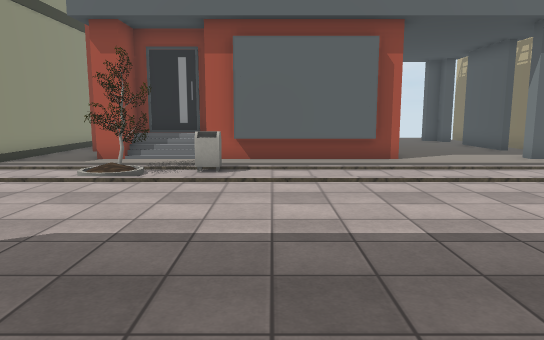
[1] (above)

20 first-person views from a walk through a scene from a Unity 3-D project. The camera is 1.5 m above the floor, tilts 8° down and sees 70° across. The floor is counted in squares, 1 m on a side. Each view is taken from the middle of a square. On the plan, view 1 faces up. The plan holds only what a view shows up to about 17 squares ahead; the rest is blank. The place goes on beyond the plan. The player is left out. Some surface patterns are stand-ins.

[2]
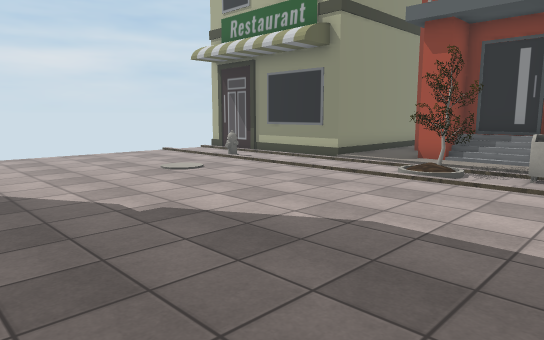

[3]
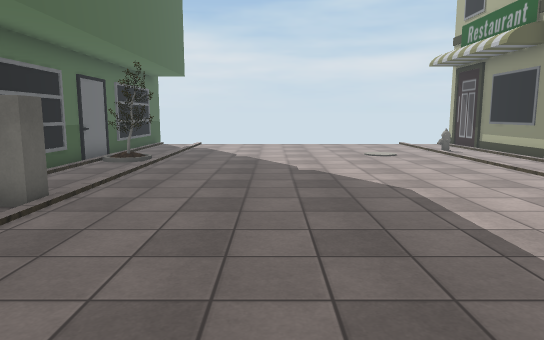

[4]
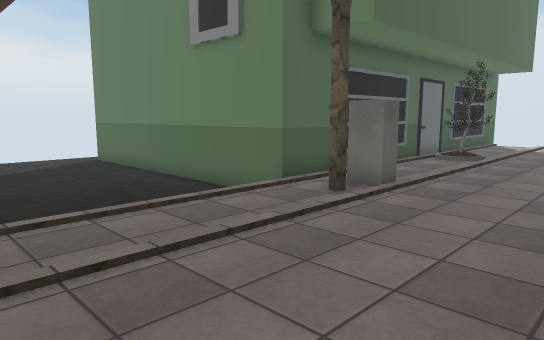

[5]
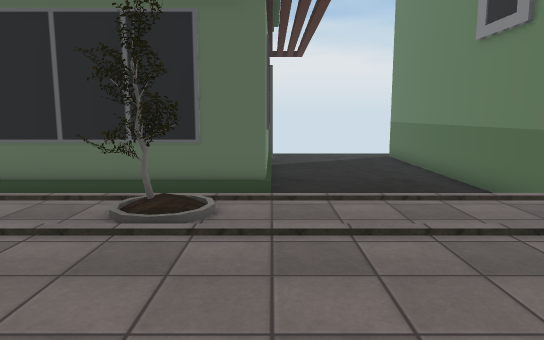

[6]
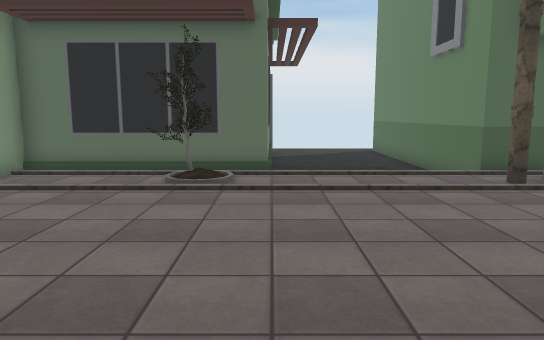

[7]
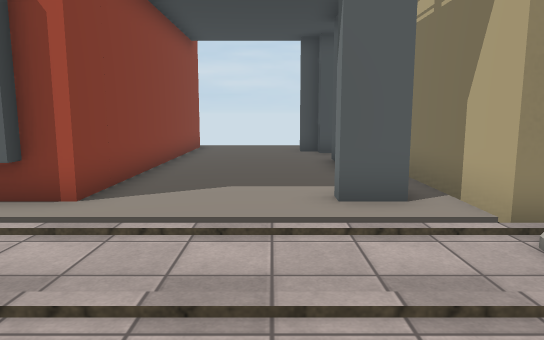

[8]
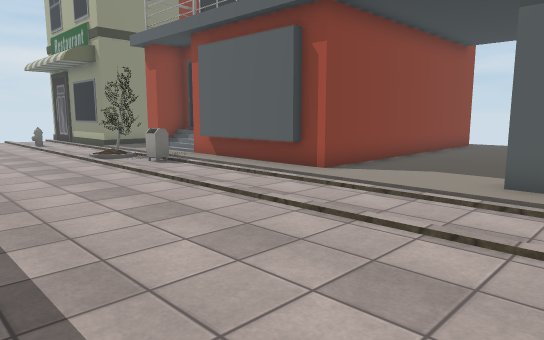

[9]
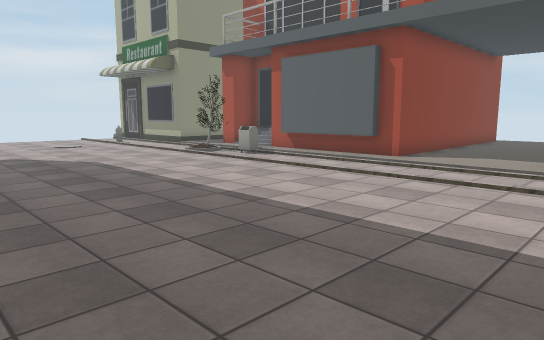

[10]
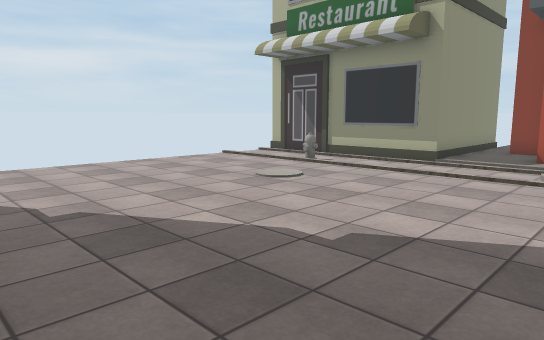

[11]
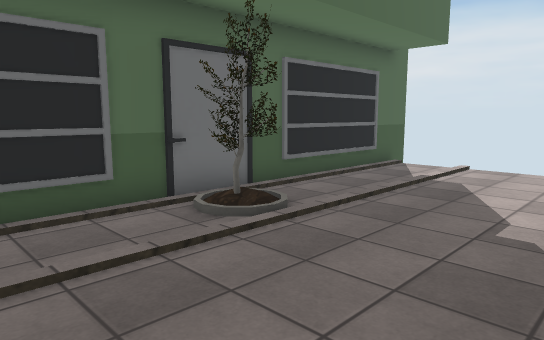

[12]
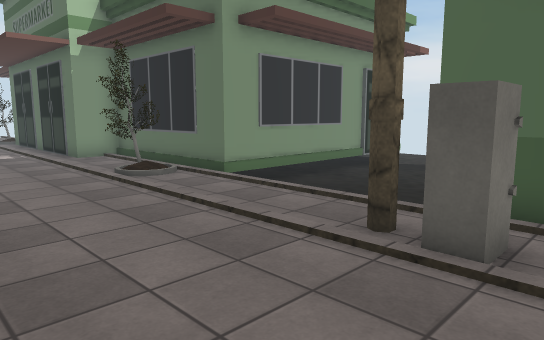

[13]
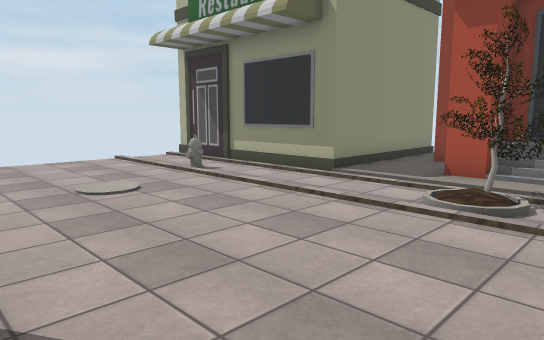

[14]
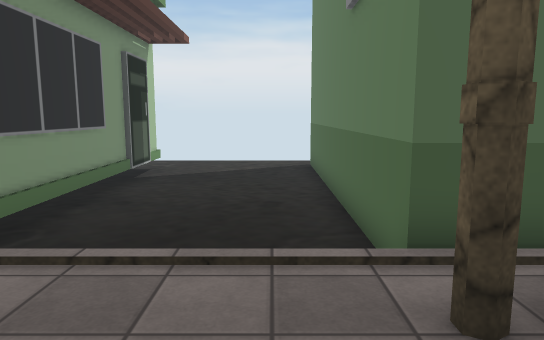

[15]
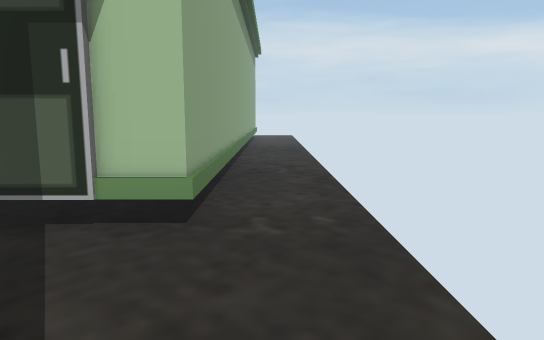

[16]
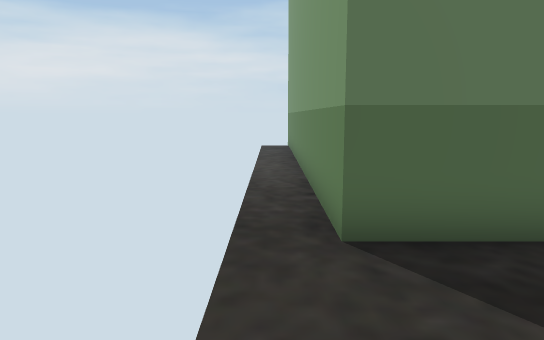

[17]
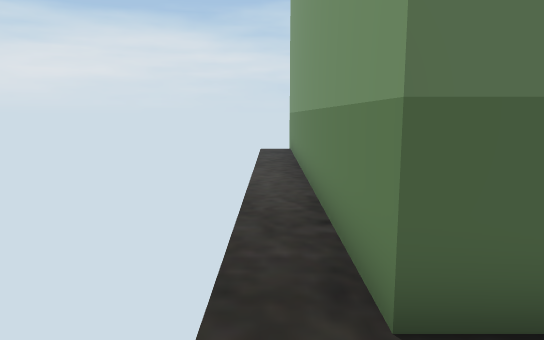

[18]
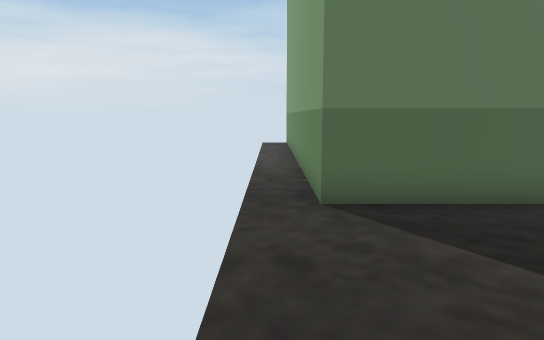

[19]
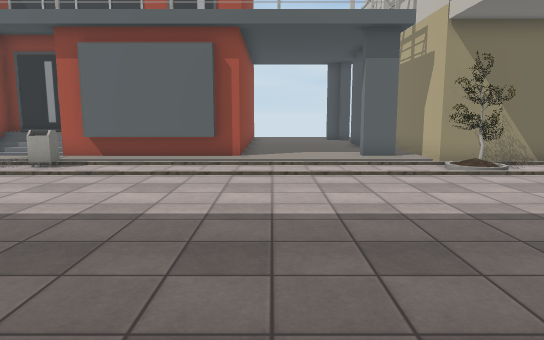

[20]
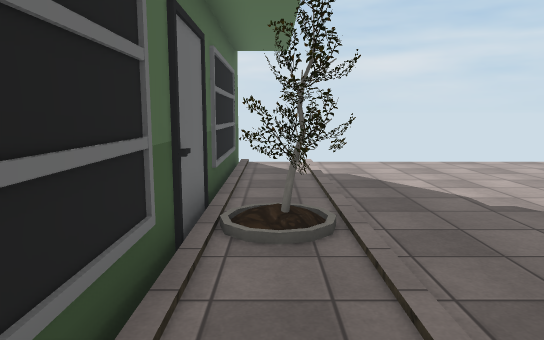

### Floor plan
Key: @ floor where view 1 was taken; # wall or solid block; . main floor; : floor 0.25 m higher than the main floor; - floor 0.5 m lower than the main floor; / step, stairs or slope; B building; O other object.
Columns run from 15 left of view 1 to 10 right of it. Each row starts with its distance up from view 1.
 22                    #::::
 21                    #::::#
 20                    #::::#
 19                    #:::::
 18                    #::::#
 17        B           #::::#B
 16        B           #::::#B
 15        B##         #::::#B
 14        B::         #:::::B
 13        B::####     #::::#B
 12        B::#//#######:::/#B
 11 BBBBBBBB///O//////////////
 10 ..........OOOO...........O
  9 ...OO......O..............
  8 ..........................
  7 ..........................
  6 ..........................
  5 ..........................
  4 ..........................
  3 .........................
  2 .........................
  1 .........................
  0 ...............@..........
 -1 ..........................
 -2 .......OO....##......OO...
 -3 ......OO.....##/.....OO...
 -4 BBBBBBBBBBBBBBB/////BBBBBB
 -5               B-----B
 -6               B-----B
 -7               B-----B
 -8               B-----B
 -9               B-----B
-10               B-----B
-11               B-----B
-12               B-----B
-13               B-----B
-14               B-----BBBBBB
-15 BBBBBBBBBBBBBBB-----------
-16 --------------------------

Where each view was taken, in squares from view 1:
view 1: 0 up, 0 right, facing up
view 2: 0 up, 0 right, facing up-left
view 3: 2 up, 5 right, facing left
view 4: 2 up, 6 right, facing down-left
view 5: 3 up, 5 right, facing down
view 6: 6 up, 5 right, facing down
view 7: 6 up, 7 right, facing up
view 8: 4 up, 10 right, facing up-left
view 9: 0 up, 10 right, facing up-left
view 10: 1 down, 3 left, facing up-left
view 11: 2 up, 4 left, facing down-left
view 12: 2 up, 3 left, facing down-right
view 13: 3 up, 2 left, facing up-left
view 14: 0 up, 1 right, facing down
view 15: 15 down, 0 right, facing right
view 16: 16 down, 4 right, facing left
view 17: 16 down, 2 right, facing left
view 18: 16 down, 6 right, facing left
view 19: 1 down, 5 right, facing up
view 20: 3 down, 3 left, facing left
